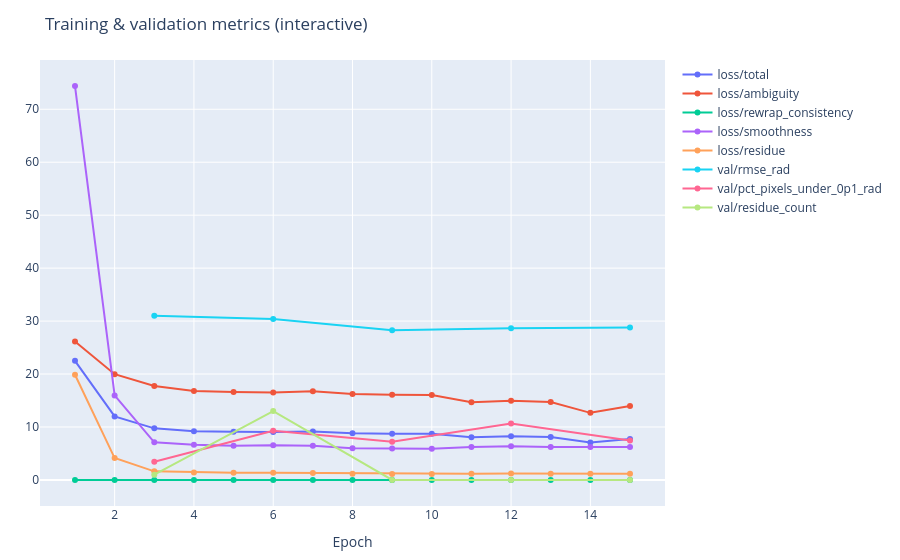

Notebook cell for this chart:
### Code cell
# Interactive Plotly version of the same curves.
metric_series = {k: tuple(zip(*v)) for k, v in history.items() if k.startswith("loss/") or k.startswith("val/")}
fig_curves = charts.plot_multi_metric_curves(metric_series, title="Training & validation metrics (interactive)")
fig_curves.show()

### Figure 1 — Plotly figure (JSON) as saved in the notebook; plotly's stock layout.template omitted (floating-point values rounded to 4 significant figures)
{"data": [{"mode": "lines+markers", "name": "loss/total", "type": "scatter", "x": [1, 2, 3, 4, 5, 6, 7, 8, 9, 10, 11, 12, 13, 14, 15], "y": [22.5, 12.0, 9.742, 9.199, 9.094, 9.043, 9.162, 8.839, 8.744, 8.733, 8.07, 8.244, 8.098, 7.075, 7.725]}, {"mode": "lines+markers", "name": "loss/ambiguity", "type": "scatter", "x": [1, 2, 3, 4, 5, 6, 7, 8, 9, 10, 11, 12, 13, 14, 15], "y": [26.14, 19.97, 17.74, 16.78, 16.63, 16.5, 16.77, 16.25, 16.08, 16.06, 14.66, 14.98, 14.72, 12.67, 13.97]}, {"mode": "lines+markers", "name": "loss/rewrap_consistency", "type": "scatter", "x": [1, 2, 3, 4, 5, 6, 7, 8, 9, 10, 11, 12, 13, 14, 15], "y": [6.863e-13, 2.02e-13, 8.804e-14, 5.235e-14, 5.825e-14, 7.908e-14, 7.366e-14, 6.721e-14, 7.404e-14, 7.638e-14, 1.195e-13, 1.355e-13, 1.232e-13, 1.23e-13, 1.404e-13]}, {"mode": "lines+markers", "name": "loss/smoothness", "type": "scatter", "x": [1, 2, 3, 4, 5, 6, 7, 8, 9, 10, 11, 12, 13, 14, 15], "y": [74.39, 15.97, 7.112, 6.663, 6.464, 6.574, 6.459, 5.972, 5.919, 5.904, 6.228, 6.346, 6.224, 6.208, 6.234]}, {"mode": "lines+markers", "name": "loss/residue", "type": "scatter", "x": [1, 2, 3, 4, 5, 6, 7, 8, 9, 10, 11, 12, 13, 14, 15], "y": [19.87, 4.133, 1.621, 1.429, 1.345, 1.349, 1.314, 1.151, 1.134, 1.126, 1.19, 1.216, 1.176, 1.171, 1.186]}, {"mode": "lines+markers", "name": "val/rmse_rad", "type": "scatter", "x": [3, 6, 9, 12, 15], "y": [31.02, 30.41, 28.28, 28.66, 28.79]}, {"mode": "lines+markers", "name": "val/pct_pixels_under_0p1_rad", "type": "scatter", "x": [3, 6, 9, 12, 15], "y": [3.452, 9.279, 7.229, 10.64, 7.429]}, {"mode": "lines+markers", "name": "val/residue_count", "type": "scatter", "x": [3, 6, 9, 12, 15], "y": [1.0, 13.0, 0.0, 0.0, 0.0]}], "layout": {"margin": {"b": 40, "l": 40, "r": 20, "t": 60}, "title": {"text": "Training & validation metrics (interactive)"}, "xaxis": {"title": {"text": "Epoch"}}}}
